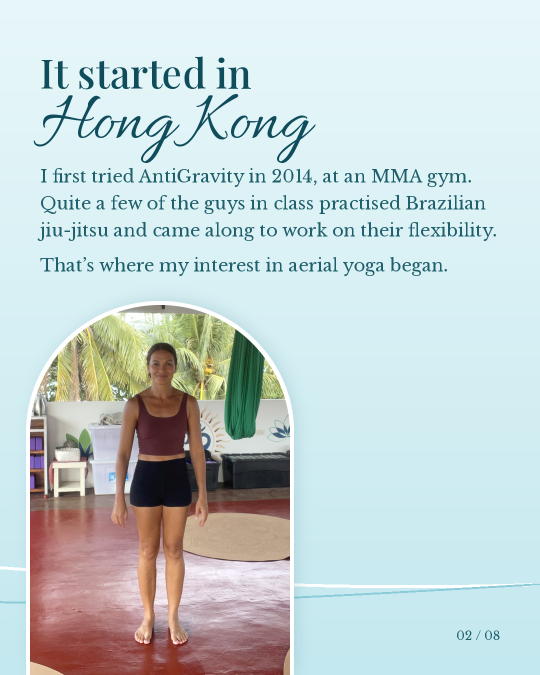
#> input picture 2026-11-23/carousel_meet_maria/02.png, 1080 x 1350 px, given in place of maria_studio.jpg, which was not available (shown at 1/2 size)
$ python make.py
#> lines starting #> are read from the running program, lines starting #| are printed output that depends on the picture; after the words box and inside, x2 and y2 are one past the last pixel; in counts of white or black regions, pixels touching at a corner belong together
from PIL import Image, ImageOps, ImageDraw, ImageFont, ImageFilter, ImageEnhance
import math, os
W,H=1080,1350
OUT='/workspace/seaview-media/2026-11-23/carousel_meet_maria'
os.makedirs(OUT,exist_ok=True)
G='/usr/share/fonts/truetype/sand-box/google/'
def serif(sz,w=500):
    f=ImageFont.truetype(G+'Playfair Display/PlayfairDisplay-VariableFont_wght.ttf',sz)
    try: f.set_variation_by_axes([w])
    except Exception: pass
    return f
def body(sz):
    f=ImageFont.truetype(G+'Libre Baskerville/LibreBaskerville-VariableFont_wght.ttf',sz)
    try: f.set_variation_by_axes([400])
    except Exception: pass
    return f
def script(sz): return ImageFont.truetype(G+'Allura/Allura-Regular.ttf',sz)
TEAL=(15,76,92); TEAL2=(31,95,107); WHITE=(255,255,255)
photo=ImageOps.exif_transpose(Image.open('/workspace/seaview/carousel_meet_maria_src/maria_studio.jpg')).convert('RGB')
#> photo is the input picture: PIL image 1080x1350 RGB; mean R, G, B 196.7, 210, 210.2
photo=ImageEnhance.Brightness(photo).enhance(1.04)
photo=ImageEnhance.Color(photo).enhance(1.03)
PW,PH=photo.size
#> PW = 1080; PH = 1350
CX=1145  # Maria centre x in full-res photo

def heart(d,x,y,s,fill):
    pts=[]
    for i in range(200):
        t=2*math.pi*i/200
        hx=16*math.sin(t)**3; hy=13*math.cos(t)-5*math.cos(2*t)-2*math.cos(3*t)-math.cos(4*t)
        pts.append((x+hx*s/32, y-hy*s/32))
    d.polygon(pts,fill=fill)

def draw_title(d,x,y,segs,maxw,color,accent_color,sfont,scfont,lh,heart_after=False):
    # segs: list of (text, is_script); word-wrap with mixed fonts, baseline aligned
    words=[]
    for t,sc in segs:
        if sc: words.append((t,sc)); continue
        for w in t.split(' '):
            if w: words.append((w,sc))
    lines=[];cur=[];cw=0
    sp=sfont.getlength(' ')
    for w,sc in words:
        f=scfont if sc else sfont
        ww=f.getlength(w)
        add=ww+(sp if cur else 0)
        if cur and cw+add>maxw:
            lines.append(cur);cur=[];cw=0;add=ww
        cur.append((w,sc,ww));cw+=add
    if cur: lines.append(cur)
    by=y
    for ln in lines:
        hasS=any(s for _,s,_ in ln)
        asc=max((scfont if s else sfont).getmetrics()[0] for _,s,_ in ln)
        base=by+ (asc*0.80 if hasS else asc)
        cx=x
        for i,(w,sc,ww) in enumerate(ln):
            f=scfont if sc else sfont
            d.text((cx,base),w,font=f,fill=accent_color if sc else color,anchor='ls')
            cx+=ww+sp
        lastx=cx-sp
        by+= lh*(1.25 if hasS else 1.0)
    if heart_after:
        heart(d,lastx+44,base-40,46,(126,200,227))
    return by

def wrap(d,text,font,maxw):
    out=[];cur=''
    for w in text.split(' '):
        t=(cur+' '+w).strip()
        if font.getlength(t)>maxw and cur: out.append(cur);cur=w
        else: cur=t
    out.append(cur);return out

def draw_body(d,x,y,paras,font,color,maxw,lh,pgap):
    for p in paras:
        for l in wrap(d,p,font,maxw):
            d.text((x,y),l,font=font,fill=color);y+=lh
        y+=pgap
    return y

# Seamless background strip across slides 2-8 with a gentle continuous wave line
N=7
long=Image.new('RGB',(W*N,H))
#> long: PIL image 7560x1350 RGB; every value is 0
ld=ImageDraw.Draw(long)
top=(232,247,249);bot=(196,232,239)
for yy in range(H):
    t=yy/H; ld.line([(0,yy),(W*N,yy)],fill=tuple(int(top[i]+(bot[i]-top[i])*t) for i in range(3)))
pts=[(xx, 1135+38*math.sin(xx/520)) for xx in range(0,W*N+1,4)]
ld.line(pts,fill=(255,255,255),width=6)
pts2=[(xx, 1175+30*math.sin(xx/520+1.3)) for xx in range(0,W*N+1,4)]
ld.line(pts2,fill=(140,204,216),width=4)

logo=Image.open('/workspace/seaview-brand-reference/logo_circle.png').convert('RGBA')
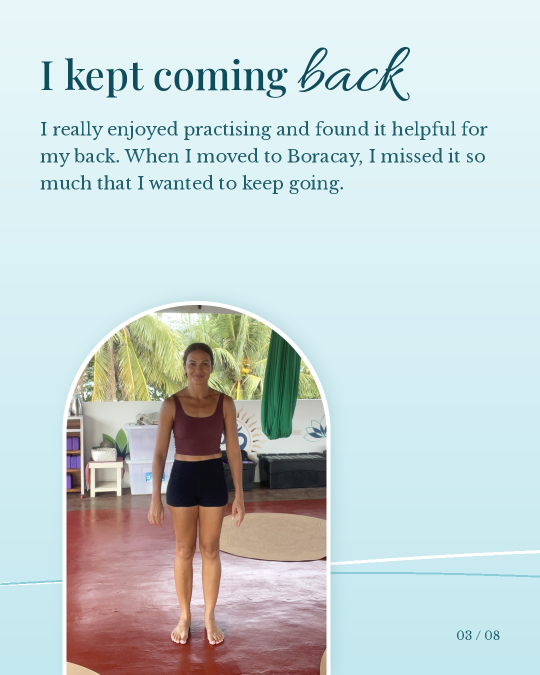
#> input picture 2026-11-23/carousel_meet_maria/03.png, 1080 x 1350 px, given in place of logo_circle.png, which was not available (shown at 1/2 size)
def logo_small(sz):
    l=logo.resize((sz,sz),Image.LANCZOS)
    m=Image.new('L',(sz*4,sz*4),0);ImageDraw.Draw(m).ellipse((sz*0.1,sz*0.1,sz*3.9,sz*3.9),fill=255)
    m=m.resize((sz,sz),Image.LANCZOS)
    l.putalpha(Image.composite(l.getchannel('A'),Image.new('L',(sz,sz),0),m))
    return l

S=[
 ([("Hello, I’m",0),("Maria",1)], ["I’m the person behind Sea View Aerial Yoga. I’m half Australian, half Filipina, and Boracay has been home for many years."]),
 ([("It started in",0),("Hong Kong",1)], ["I first tried AntiGravity in 2014, at an MMA gym. Quite a few of the guys in class practised Brazilian jiu-jitsu and came along to work on their flexibility.","That’s where my interest in aerial yoga began."]),
 ([("I kept coming",0),("back",1)], ["I really enjoyed practising and found it helpful for my back. When I moved to Boracay, I missed it so much that I wanted to keep going."]),
 ([("From student to",0),("teacher",1)], ["In 2016, I went to Bali for my aerial yoga teacher training at a wellness retreat.","It’s still one of the best experiences I’ve ever had. I\u00a0loved it, and it changed the direction of my life."]),
 ([("How Sea View",0),("began",1)], ["I started practising and teaching on my rooftop, overlooking the sea. That’s where the name Sea View Aerial Yoga came from."]),
 ([("A new space at",0),("Lanterna",1)], ["Eventually, I wanted a space with more separation from home. Moving classes to Lanterna’s rooftop has been such a lovely fit, and I’m really happy to be teaching here."]),
 ([("Back in full swing.",0),("Literally.",1)], ["I’ve practised and taught on and off over the years. An accident meant taking some time to recover, but now I’m back and really enjoying it again."]),
 ([("Still learning,",0),("too",1)], ["Alongside teaching aerial yoga, I’m studying to become a Pilates instructor. I love being a student as well as a teacher."]),
]
M=80
# ---- Slide 1: full bleed
ch=int(PW*H/W); y0=0
#> after `ch = int(PW * H / W)`: ch = 1350
s1=photo.crop((0,y0,PW,y0+ch)).resize((W,H),Image.LANCZOS)
ov=Image.new('L',(W,H),0);od=ImageDraw.Draw(ov)
#> after `ov = Image.new('L', (W, H), 0)`: ov: PIL image 1080x1350 L; every value is 0
for yy in range(H):
    a=0
    if yy<620: a=int(175*(1-yy/620)**1.3)
    if yy>1150: a=max(a,int(120*((yy-1150)/200)))
    od.line([(0,yy),(W,yy)],fill=a)
s1=Image.composite(Image.new('RGB',(W,H),(6,38,48)),s1,ov)
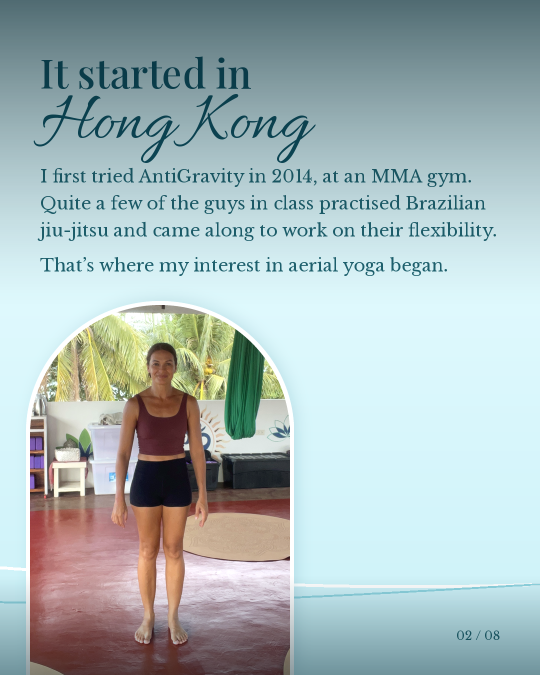
#> s1: PIL image 1080x1350 RGB (shown at 1/2 size); mean R, G, B 167.4, 184.6, 185.6
d=ImageDraw.Draw(s1)
ey=draw_title(d,M,70,S[0][0],W-2*M,WHITE,WHITE,serif(84,500),script(150),100,heart_after=True)
#> ey = 195
draw_body(d,M,ey+22,S[0][1],body(33),WHITE,W-2*M-20,50,0)
lg=logo_small(96); s1.paste(lg,(M-6,H-96-50),lg)
#> in logo_small, `m = Image.new('L', (sz * 4, sz * 4), 0)`: m: PIL image 384x384 L; every value is 0
#> in logo_small, `ImageDraw.Draw(m).ellipse((sz * 0.1, sz * 0.1, sz * 3.9, sz * 3.9), fi`:
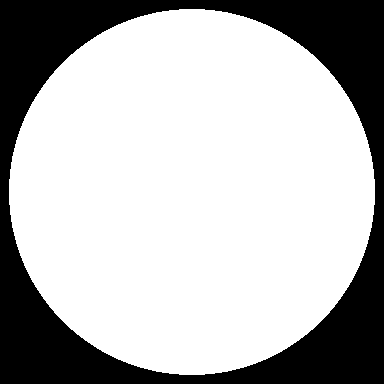
#> m: PIL image 384x384 L; 71.3% white; 1 black region, box (x1, y1, x2, y2) and area: (0, 0, 384, 384) 42316
sw=body(26); d.text((W-M-70,H-90),"swipe",font=sw,fill=WHITE,anchor='rs')
ax0=W-M-56; ay0=H-99; d.line([(ax0,ay0),(ax0+52,ay0)],fill=WHITE,width=3); d.line([(ax0+38,ay0-12),(ax0+52,ay0),(ax0+38,ay0+12)],fill=WHITE,width=3,joint='curve')
s1.save(f'{OUT}/01.png')

# ---- Slides 2-8
AW,AH=520,740
cropH=1980; cropW=int(cropH*AW/AH)
cy0=950
arch_img=photo.crop((CX-cropW//2,cy0,CX+cropW//2,cy0+cropH)).resize((AW,AH),Image.LANCZOS)
mask=Image.new('L',(AW*3,AH*3),0);md=ImageDraw.Draw(mask)
#> after `mask = Image.new('L', (AW * 3, AH * 3), 0)`: mask: PIL image 1560x2220 L; every value is 0
r=AW*3//2
md.ellipse((0,0,AW*3,AW*3),fill=255); md.rectangle((0,r,AW*3,AH*3),fill=255)
mask=mask.resize((AW,AH),Image.LANCZOS)
#> mask: PIL image 520x740 L
xs=[60+ i*(W-AW-120)/(N-1) for i in range(N)]
for i in range(N):
    sl=long.crop((i*W,0,(i+1)*W,H)).copy()
    ax=int(xs[i]); ay=H-AH
    # soft shadow
    sh=Image.new('L',(W,H),0); sh.paste(mask,(ax+8,ay-6)); sh=sh.filter(ImageFilter.GaussianBlur(18)).point(lambda v:int(v*0.25))
    sl=Image.composite(Image.new('RGB',(W,H),(60,120,135)),sl,sh)
    # thin white frame
    fr=Image.new('L',(AW+16,AH+8),0); fm=mask.resize((AW+16,AH+8),Image.LANCZOS)
    sl.paste(Image.new('RGB',(AW+16,AH+8),WHITE),(ax-8,ay-8),fm)
    sl.paste(arch_img,(ax,ay),mask)
    d=ImageDraw.Draw(sl)
    segs,paras=S[i+1]
    ey=draw_title(d,M,90,segs,W-2*M,TEAL,TEAL,serif(80,500),script(140),94)
    draw_body(d,M,ey+30,paras,body(35),TEAL2,W-2*M,54,16)
    # page number on side opposite arch
    pn=f"{i+2:02d} / 08"
    side_left = ax > (W-AW)/2
    if i==N-1:
        lg=logo_small(96); sl.paste(lg,(M-6,H-96-56),lg)
    else:
        f=body(24)
        if side_left: d.text((M,H-70),pn,font=f,fill=TEAL2,anchor='ls')
        else: d.text((W-M,H-70),pn,font=f,fill=TEAL2,anchor='rs')
    sl.save(f'{OUT}/{i+2:02d}.png')
#> this loop made 7 passes
#> ey on passes 1 to 7: 301.5, 207.5, 301.5, 301.5, 301.5, 301.5, 207.5
#> pass 1, `sl=Image.composite(Image.new('RGB',(W,H),(60,120,135)),sl,sh)`:
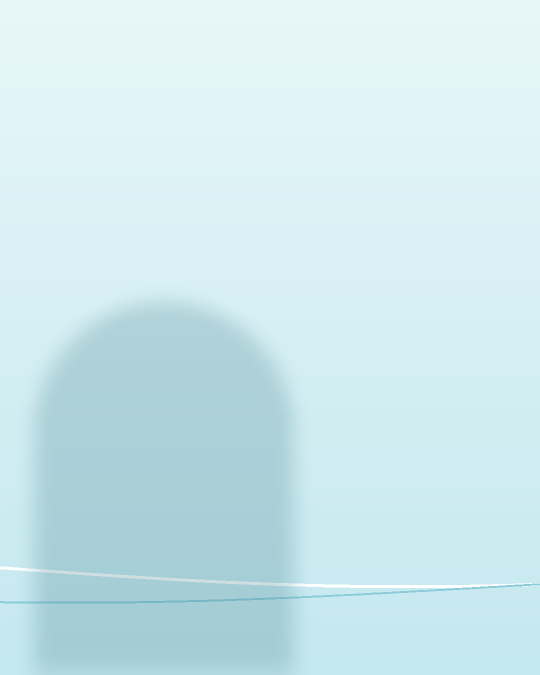
#> sl: PIL image 1080x1350 RGB (shown at 1/2 size); mean R, G, B 204.9, 232.1, 237.1
#> after the loop:
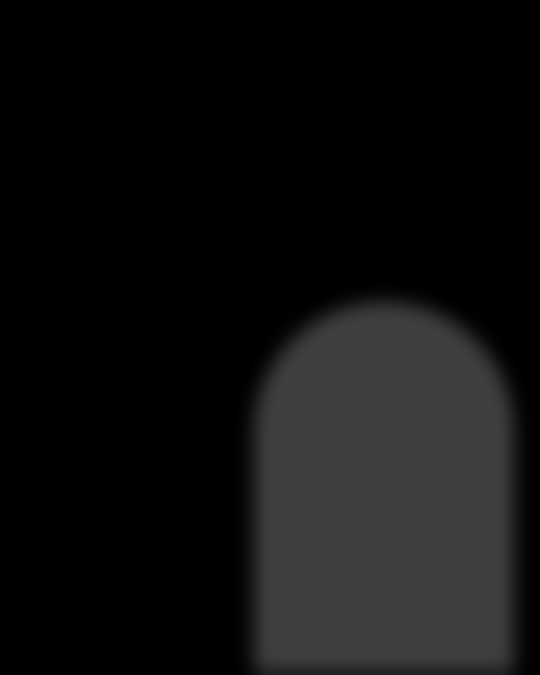
#> sh: PIL image 1080x1350 L (shown at 1/2 size); min 0, max 63, mean 15.3
#> after the loop:
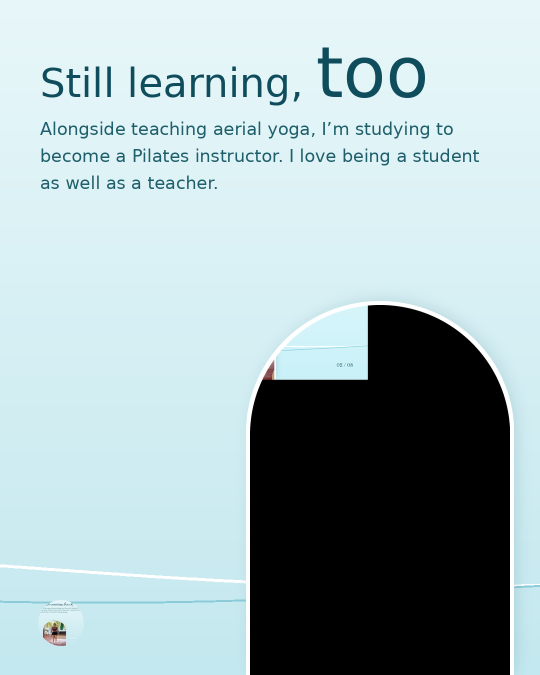
#> sl: PIL image 1080x1350 RGB (shown at 1/2 size); mean R, G, B 162.8, 181.8, 185.1

# contact sheet
ims=[Image.open(f'{OUT}/{k:02d}.png') for k in range(1,9)]
#> ims = 8 items
tw,th=360,450
cs=Image.new('RGB',(tw*4+50,th*2+30),(255,255,255))
#> cs: PIL image 1490x930 RGB; every value is 255
for k,im in enumerate(ims):
    cs.paste(im.resize((tw,th),Image.LANCZOS),(10+(k%4)*(tw+10),10+(k//4)*(th+10)))
#> this loop made 8 passes
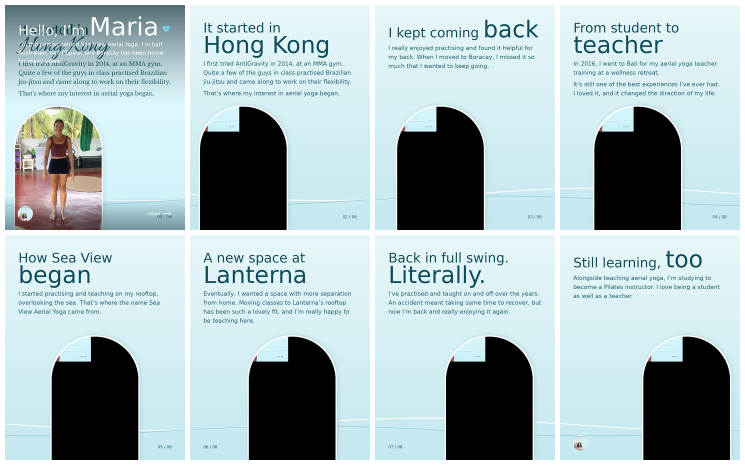
#> cs: PIL image 1490x930 RGB (shown at 1/2 size); mean R, G, B 168.2, 186.1, 189
cs.save(f'{OUT}/contact_sheet.png')
print('ok')
